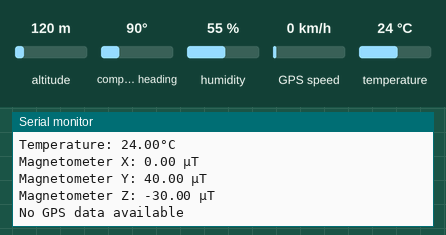
Recording of a sketch running on a simulated Arduino Uno, built with avr-gcc and run on an emulated ATmega328P. Shown: the last lines printed to the serial monitor. Inputs (shaded band) come from the test bench; at power-on: altitude 120 m, humidity 55 %, compass heading 90°, temperature 24 °C, GPS speed 0 km/h. The GPS gets a fix after 3 s at 37.7749, -122.4194 with 8 satellites.

Above: at 1.2 s.
1.3 s: altitude set to 20 m
At 5.6 s:
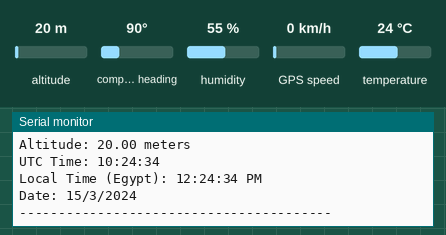
6.1 s: humidity set to 22 %
At 6.79 s:
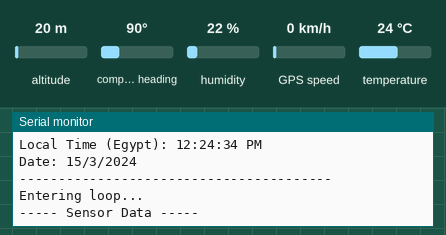
8.7 s: compass heading set to 7°
At 10.4 s:
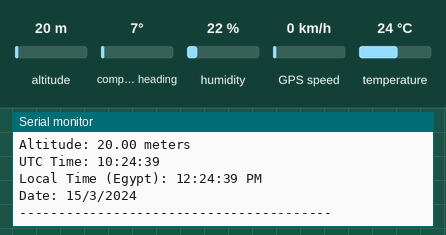
11.3 s: temperature set to 12 °C
At 12.8 s:
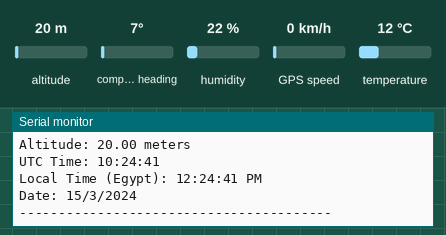
13.9 s: altitude set to 250 m
At 15.1 s:
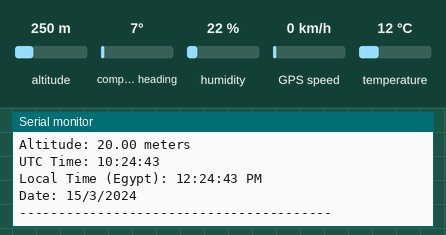
16.5 s: humidity set to 40 %
At 17.6 s:
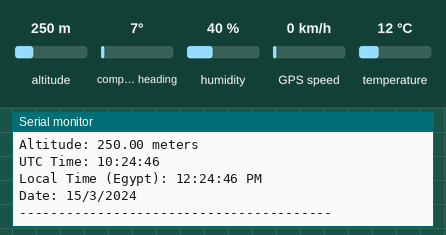
Timing chart, 0 to 19.5 s (numbered marks = the images above; inputs shaded):
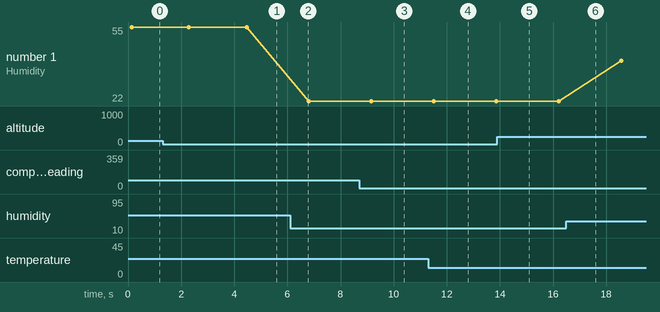

Measured:
- after the input at 1.3 s, the serial monitor: prints a new line after 3.4 s (image 1)
- after the input at 8.7 s, the serial monitor: prints a new line after 0.50 s (image 3)
- after the input at 11.3 s, the serial monitor: prints a new line after 0.23 s (image 4)
- plotted number 1: 55 → 22 after the input at 6.1 s, 22 → 40 after the input at 16.5 s

The sketch:

three_sensors.ino
```cpp
#include <Wire.h>
#include <Adafruit_Sensor.h>
#include <Adafruit_HMC5883_U.h>
#include <DHT.h>
#include <SoftwareSerial.h>
#include <TinyGPS++.h>

// Define the pin where the DHT11 is connected
#define DHTPIN 2
#define DHTTYPE DHT11

// Initialize DHT sensor
DHT dht(DHTPIN, DHTTYPE);

// Create an HMC5883L object
Adafruit_HMC5883_Unified mag = Adafruit_HMC5883_Unified(12345);

// Create a SoftwareSerial object to communicate with the GPS module
SoftwareSerial gpsSerial(4, 3); // RX, TX
TinyGPSPlus gps;

void setup() {
  // Start serial communication
  Serial.begin(9600);
  Serial.println("Initializing...");

  // Initialize the DHT sensor
  dht.begin();
  Serial.println("DHT sensor initialized.");

  // Start serial communication with the GPS module
  gpsSerial.begin(9600);
  Serial.println("GPS serial initialized.");

  // Initialize the magnetometer
  if (!mag.begin()) {
    Serial.println("Could not find a valid HMC5883L sensor, check wiring!");
    while (1);
  }
  Serial.println("Magnetometer initialized.");
}

void loop() {
  Serial.println("Entering loop...");

  // Read temperature and humidity
  float humidity = dht.readHumidity();
  float temperature = dht.readTemperature();
  if (isnan(humidity) || isnan(temperature)) {
    Serial.println("Failed to read from DHT sensor!");
    delay(2000);
    return;
  }

  // Read magnetometer data
  sensors_event_t event;
  mag.getEvent(&event);

  // Prepare sensor data string
  String dataString = "----- Sensor Data -----\n";
  dataString += "Humidity: " + String(humidity) + "%\n";
  dataString += "Temperature: " + String(temperature) + "°C\n";
  dataString += "Magnetometer X: " + String(event.magnetic.x) + " µT\n";
  dataString += "Magnetometer Y: " + String(event.magnetic.y) + " µT\n";
  dataString += "Magnetometer Z: " + String(event.magnetic.z) + " µT\n";

  // Process GPS data if available
  while (gpsSerial.available() > 0) {
    gps.encode(gpsSerial.read());
  }

  if (gps.location.isUpdated()) {
    dataString += "----- GPS Data -----\n";
    dataString += "Latitude: " + String(gps.location.lat(), 6) + "\n";
    dataString += "Longitude: " + String(gps.location.lng(), 6) + "\n";
    dataString += "Altitude: " + String(gps.altitude.meters()) + " meters\n";
    dataString += "UTC Time: " + String(gps.time.hour()) + ":" + String(gps.time.minute()) + ":" + String(gps.time.second()) + "\n";

    int localHour = gps.time.hour() + 2; // Convert UTC to Egypt time (UTC+2)
    String ampm = (localHour >= 12) ? "PM" : "AM";
    if (localHour > 12) localHour -= 12;
    else if (localHour == 0) localHour = 12;

    dataString += "Local Time (Egypt): " + String(localHour) + ":" + String(gps.time.minute()) + ":" + String(gps.time.second()) + " " + ampm + "\n";
    dataString += "Date: " + String(gps.date.day()) + "/" + String(gps.date.month()) + "/" + String(gps.date.year()) + "\n";
    dataString += "----------------------------------------";
  } else {
    dataString += "No GPS data available\n";
  }

  // Send the data string to the Raspberry Pi
  Serial.println(dataString);

  delay(2000); // Delay between readings
}
```
